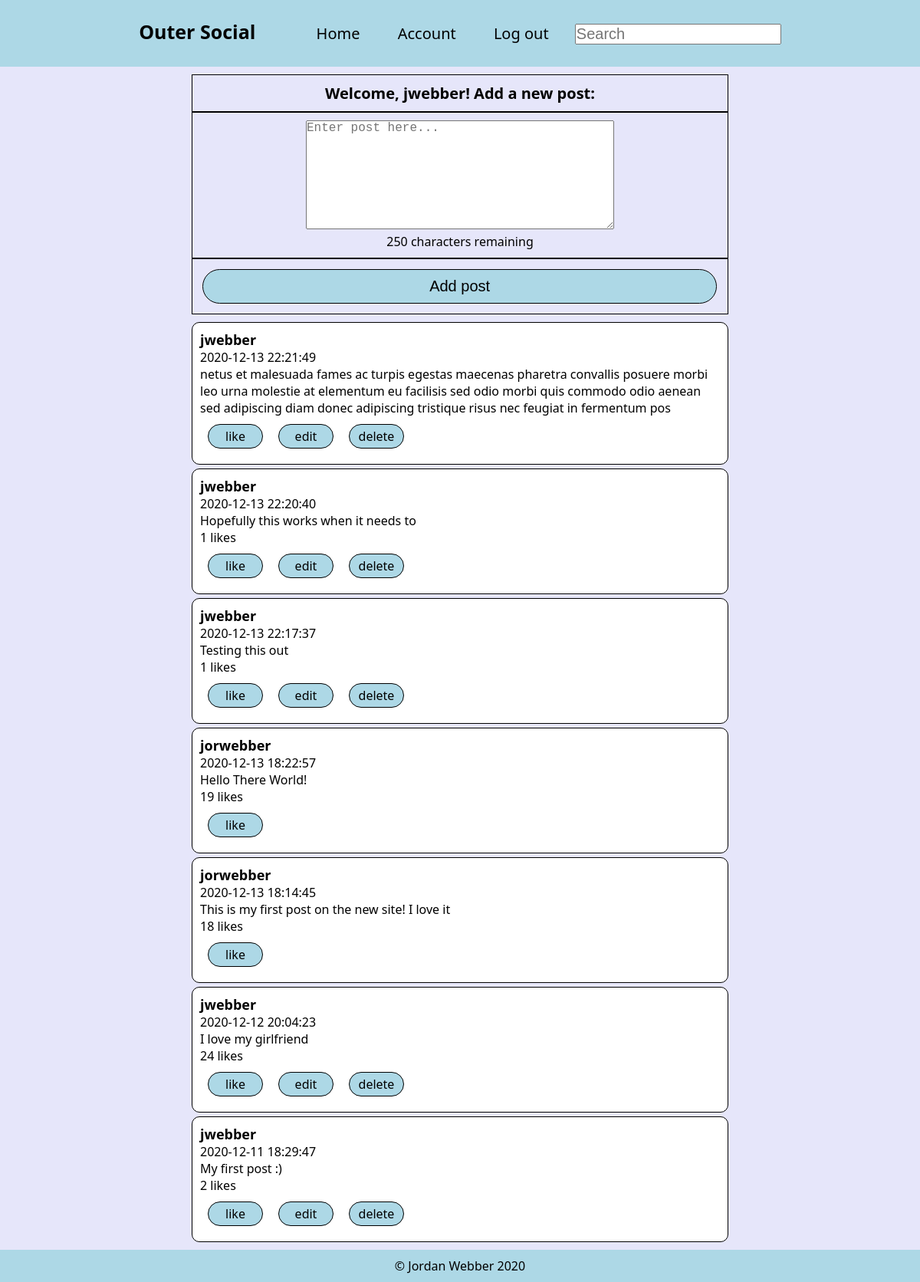
/homepage.php (signed in), run on the app's committed database.
### tables this page shows
CREATE TABLE `usersposts` (
  `post_id` int(11) NOT NULL,
  `username` varchar(50) NOT NULL,
  `post` varchar(250) NOT NULL,
  `date_time` timestamp NOT NULL DEFAULT current_timestamp(),
  `like_count` int(11) NOT NULL DEFAULT 0
);

### homepage.php (the view, shortened to what this page needs)
<?php
include "server/connect.php";
$command = "SELECT * FROM usersposts ORDER BY date_time DESC";
$stmt = $dbh->prepare($command);
$success = $stmt->execute();
?>
<!DOCTYPE html>
<html lang="en">
<head>
    <link rel="stylesheet" href="css/mainstyles.css">
</head>
<body>
    <header>
        <nav>
            <ul>
                <li class="title">Outer Social</li>
                <li><a href="homepage.php">Home</a></li>
                <li><a href="account.php">Account</a></li>
                <li><a if="logout" href="index.php">Log out</a></li>
                <input type="text" name="searchBar" id="searchBar" placeholder="Search">
            </ul>
        </nav>
    </header>
    <main>
        <form id="addPostForm">
            <fieldset>
                <label class="formTitle">Welcome, <?= $_SESSION["username"] ?>! Add a new post:</label>
            </fieldset>
            <fieldset>
                <textarea placeholder="Enter post here..." maxLength="250" id="newPostText"></textarea>
                <br>
                <label id="characterCount">250 characters remaining</label>
            </fieldset>
            <fieldset>
                <div>
                    <input class='button' type="submit" value="Add post">
                </div>
            </fieldset>
        </form>
        <div id="postContainer">
            <?php
            while (($row = $stmt->fetch()) != null) {
                echo "<div class='post'>";
                echo "<div class='username'>$row[username]</div>";
                echo "<div class='date'>$row[date_time]</div>";
                echo "<div class='postContent'>$row[post]</div>";
                if (intval($row["like_count"]) >= 1) {
                    echo "<div class='likeCount'>$row[like_count] likes</div>";
                }
                if ($row["username"] === $_SESSION["username"]) {
                    echo "<p class='links'><a class='button likeButton' value='$row[post_id]'>like </a><a class='button editButton' href='update.php?id=$row[post_id]' value='$row[post_id]'>edit</a><a class='button deleteButton' href='#' value='$row[post_id]'>delete</a></p>";
                } else {
                    echo "<p class='links'><a class='button likeButton' value='$row[post_id]'>like</a></p>";
                }
                echo "</div>";
            }
            ?>
        </div>
    </main>
    <footer>
        <p>&#169 Jordan Webber 2020</p>
    </footer>
</body>
</html>

### css/mainstyles.css (style rules this page uses)
* { margin: 0; padding: 0; }
body { font-family: 'Segoe UI', Tahoma, Geneva, Verdana, sans-serif; background-color: lavender }
nav { display: block; background-color: lightblue; padding: 15px; position: sticky; top: 0; }
nav input { font-size: 20px; }
ul { text-align: center; }
li { display: inline; margin-right: 15px; font-size: 20px; }
li a { display: inline-block; padding: 15px; text-decoration: none; color: black; }
.title { font-size: 25px; font-weight: bold; margin-right: 60px; }
main { position: relative; width: 700px; margin: auto; }
form { margin-top: 10px; text-align: center; border-collapse: collapse; }
.formTitle { font-size: 20px; font-weight: 600; }
fieldset { margin: 0; padding: 10px; border: solid black 1px; border-collapse: collapse; }
textarea { font-size: 16px; width: 400px; height: 140px; }
form input[type="submit"] { text-align: left; font-size: 20px; display: block; padding: 10px; width: 99%; margin: 3px; text-align: center; }
#postContainer { margin: 10px 0; }
.button { background-color: lightblue; border: solid black 1px; border-radius: 25px; color: black; }
.post { background-color: white; border: solid black 1px; padding: 10px; border-radius: 10px; margin: 5px 0; }
.username { font-weight: bold; font-size: 18px; }
.postContent { font-size: 16px; }
.links { padding: 10px; margin-right: 0; }
main a { height: 10px; width: 50px; line-height: 10px; text-align: center; display: inline-block; padding: 10px; margin-right: 20px; margin-left: 0; text-decoration: none; }
footer { text-align: center; background-color: lightblue; padding: 10px; }

### data on the page
usersposts: username "jwebber", date_time "2020-12-13 22:21:49", post "netus et malesuada fames ac turpis egestas maecenas pharetra convallis posuere morbi leo urna molestie at elementum eu facilisis sed odio morbi quis commodo odio aenean sed adipiscing diam donec adipiscing tristique risus nec feugiat in fermentum pos", $row[post_id] 40 (drawn)
usersposts: username "jwebber", date_time "2020-12-13 22:20:40", post "Hopefully this works when it needs to", like_count "1", $row[post_id] 38 (drawn)
usersposts: username "jwebber", date_time "2020-12-13 22:17:37", post "Testing this out", like_count "1", $row[post_id] 37 (drawn)
usersposts: username "jorwebber", date_time "2020-12-13 18:22:57", post "Hello There World!", like_count "19", $row[post_id] 29 (drawn)
usersposts: username "jorwebber", date_time "2020-12-13 18:14:45", post "This is my first post on the new site! I love it", like_count "18", $row[post_id] 27 (drawn)
usersposts: username "jwebber", date_time "2020-12-12 20:04:23", post "I love my girlfriend", like_count "24"
usersposts: username "jwebber", date_time "2020-12-11 18:29:47", post "My first post :)", like_count "2", $row[post_id] 23 (drawn)

### other printed values
$_SESSION["username"] "jwebber"
